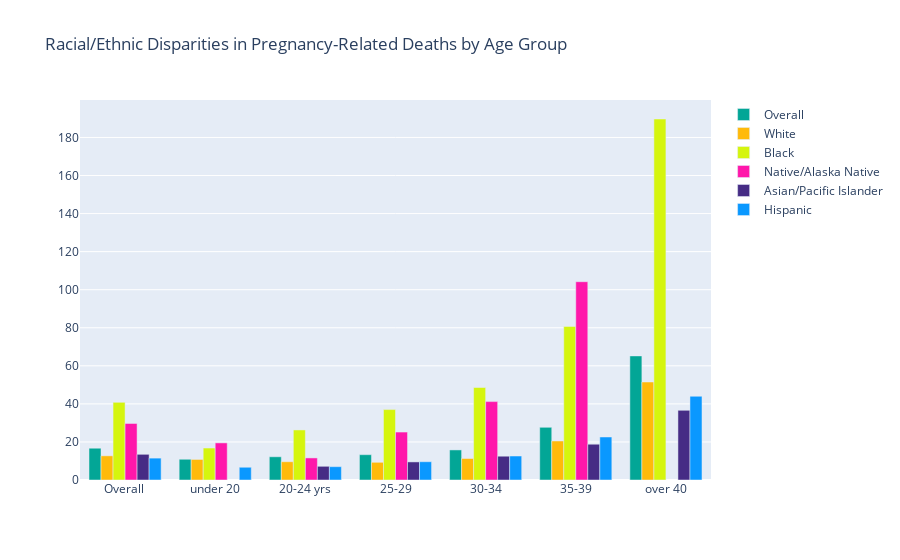

Notebook code cell kept with this figure:
### Code cell
fig = go.Figure(data=[
    go.Bar(name='Overall', x=df['Age Group'], y=df[' Total PRMR'],marker_color='#03A696'),
    go.Bar(name='White', x=df['Age Group'], y=df['White PRMR'],marker_color='#FFBA0A'),
    go.Bar(name='Black', x=df['Age Group'], y=df['Black PRMR'],marker_color='#D5F50E'),
    go.Bar(name='Native/Alaska Native', x=df['Age Group'], y=df['AI/AN PRMR'],marker_color='#FF17AA'),
    go.Bar(name='Asian/Pacific Islander', x=df['Age Group'], y=df['Asian/ PI'],marker_color='#462C85'),
    go.Bar(name='Hispanic', x=df['Age Group'], y=df['Hispanic PRMR'],marker_color='#0A98FF'),
])
# Change the bar mode
fig.update_layout(barmode='group')
fig.update_layout(title='Racial/Ethnic Disparities in Pregnancy-Related Deaths by Age Group')
fig.show()

### Figure 1 — Plotly figure (JSON) as saved in the notebook; plotly's stock layout.template omitted (floating-point values rounded to 4 significant figures)
{"data": [{"marker": {"color": "#03A696"}, "name": "Overall", "type": "bar", "x": ["Overall ", "under 20", "20-24 yrs", "25-29", "30-34", "35-39", "over 40"], "y": [16.7, 10.9, 12.2, 13.3, 15.8, 27.7, 65.2]}, {"marker": {"color": "#FFBA0A"}, "name": "White", "type": "bar", "x": ["Overall ", "under 20", "20-24 yrs", "25-29", "30-34", "35-39", "over 40"], "y": [12.7, 10.8, 9.6, 9.3, 11.3, 20.5, 51.5]}, {"marker": {"color": "#D5F50E"}, "name": "Black", "type": "bar", "x": ["Overall ", "under 20", "20-24 yrs", "25-29", "30-34", "35-39", "over 40"], "y": [40.8, 16.8, 26.3, 37, 48.6, 80.7, 189.7]}, {"marker": {"color": "#FF17AA"}, "name": "Native/Alaska Native", "type": "bar", "x": ["Overall ", "under 20", "20-24 yrs", "25-29", "30-34", "35-39", "over 40"], "y": [29.7, 19.5, 11.6, 25.2, 41.2, 104.2, null]}, {"marker": {"color": "#462C85"}, "name": "Asian/Pacific Islander", "type": "bar", "x": ["Overall ", "under 20", "20-24 yrs", "25-29", "30-34", "35-39", "over 40"], "y": [13.5, null, 7.2, 9.5, 12.5, 18.8, 36.6]}, {"marker": {"color": "#0A98FF"}, "name": "Hispanic", "type": "bar", "x": ["Overall ", "under 20", "20-24 yrs", "25-29", "30-34", "35-39", "over 40"], "y": [11.5, 6.7, 7, 9.6, 12.6, 22.6, 44]}], "layout": {"autosize": true, "barmode": "group", "title": {"text": "Racial/Ethnic Disparities in Pregnancy-Related Deaths by Age Group"}, "xaxis": {"autorange": true, "range": [-0.5, 6.5], "type": "category"}, "yaxis": {"autorange": true, "range": [0, 199.7], "type": "linear"}}}
